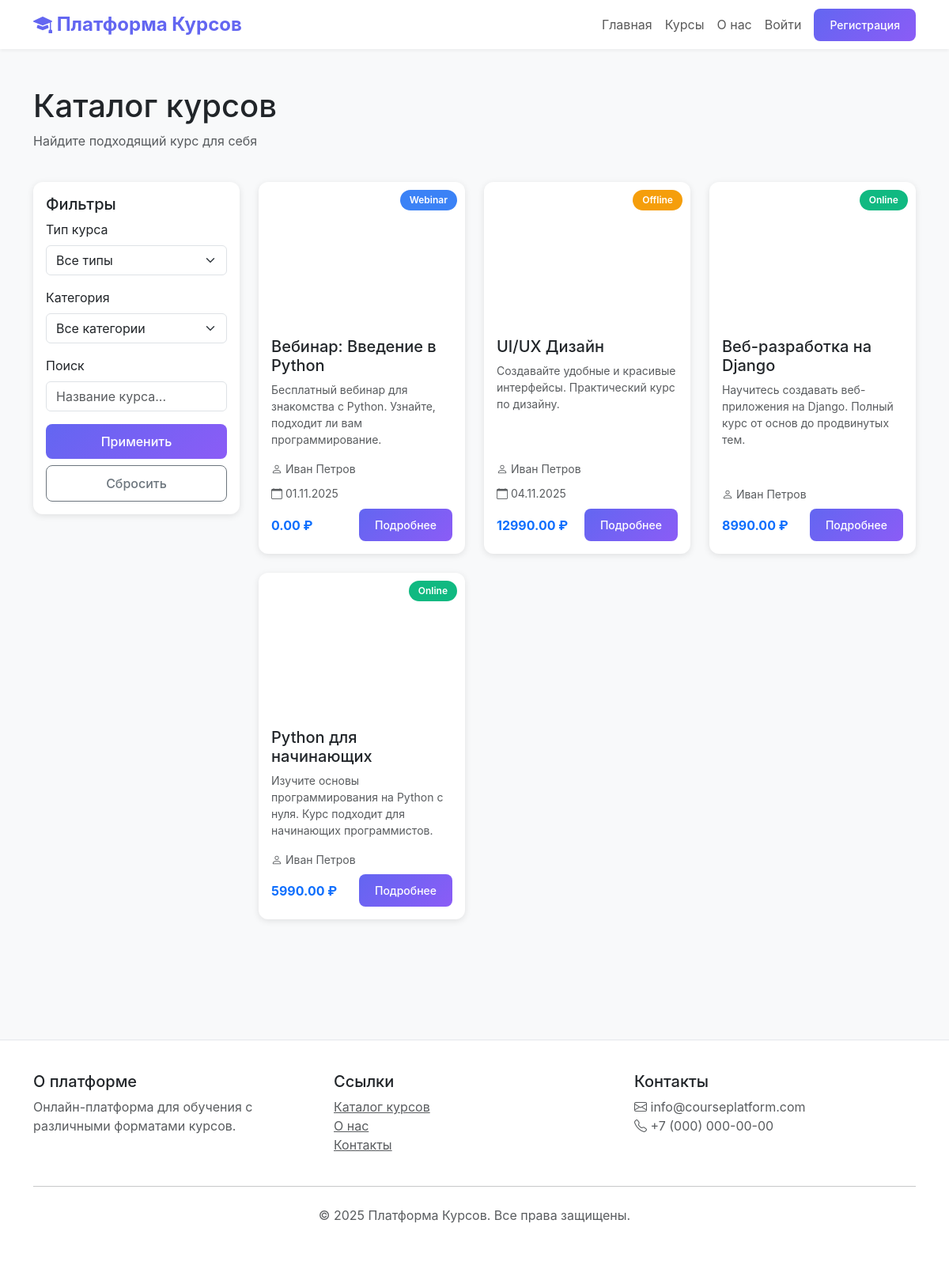
Page /courses/ on the committed database.
### courses/models.py (models this page shows, shortened)
class Course(models.Model):
    TYPE_CHOICES = (
        ('online', 'Online'),
        ('offline', 'Offline'),
        ('webinar', 'Webinar'),
    )
    title = models.CharField(max_length=200)
    slug = models.SlugField(unique=True)
    description = models.TextField()
    type = models.CharField(max_length=20, choices=TYPE_CHOICES)
    category = models.ForeignKey(Category, on_delete=models.SET_NULL, null=True, related_name='courses')
    instructor = models.ForeignKey(settings.AUTH_USER_MODEL, on_delete=models.CASCADE, related_name='teaching_courses')
    price = models.DecimalField(max_digits=10, decimal_places=2, default=0)
    image = models.ImageField(upload_to='courses/', blank=True, null=True)
    location = models.CharField(max_length=255, blank=True)
    max_students = models.PositiveIntegerField(null=True, blank=True)
    webinar_link = models.URLField(blank=True)
    start_date = models.DateTimeField(null=True, blank=True)
    end_date = models.DateTimeField(null=True, blank=True)
    is_published = models.BooleanField(default=False)
    created_at = models.DateTimeField(auto_now_add=True)
    updated_at = models.DateTimeField(auto_now=True)
    class Meta:
        ordering = ['-created_at']

### users/models.py (models this page shows, shortened)
class User(AbstractUser):
    ROLE_CHOICES = (
        ('student', 'Student'),
        ('instructor', 'Instructor'),
        ('admin', 'Administrator'),
    )
    role = models.CharField(max_length=20, choices=ROLE_CHOICES, default='student')
    phone = models.CharField(max_length=20, blank=True)
    bio = models.TextField(blank=True)
    avatar = models.ImageField(upload_to='avatars/', blank=True, null=True)
    email_verified = models.BooleanField(default=False)
    created_at = models.DateTimeField(auto_now_add=True)
    updated_at = models.DateTimeField(auto_now=True)
    class Meta:
        db_table = 'users'
        verbose_name = 'User'
        verbose_name_plural = 'Users'

### courses/template_views.py (the view)
    def wrapper(request, *args, **kwargs):
        settings = PlatformSettings.get_settings()
        if settings.mode == 'applications' and request.path != '/landing/' and not request.path.startswith('/admin'):
            return redirect('landing_page')
        return view_func(request, *args, **kwargs)

### courses/context_processors.py (called while the page is built)
def notifications(request):
    if request.user.is_authenticated:
        unread_count = Notification.objects.filter(
            user=request.user,
            is_read=False
        ).count()
        return {'unread_notifications_count': unread_count}
    return {'unread_notifications_count': 0}

### courses/template_views.py (called while the page is built)
def check_platform_mode(view_func):
    def wrapper(request, *args, **kwargs):
        settings = PlatformSettings.get_settings()
        if settings.mode == 'applications' and request.path != '/landing/' and not request.path.startswith('/admin'):
            return redirect('landing_page')
        return view_func(request, *args, **kwargs)
    return wrapper

@check_platform_mode
def course_list_view(request):
    courses = Course.objects.filter(is_published=True)
    categories = Category.objects.all()
    course_type = request.GET.get('type')
    category_id = request.GET.get('category')
    search = request.GET.get('search')
    if course_type:
        courses = courses.filter(type=course_type)
    if category_id:
        courses = courses.filter(category_id=category_id)
    if search:
        courses = courses.filter(
            Q(title__icontains=search) | Q(description__icontains=search)
        )
    paginator = Paginator(courses, 9)
    page = request.GET.get('page')
    courses = paginator.get_page(page)
    context = {
        'courses': courses,
        'categories': categories,
    }
    return render(request, 'courses/course_list.html', context)

### templates/courses/course_list.html (shortened to what this page needs)
{% extends 'base.html' %}
{% block content %}
<div class="container py-5">
    <div class="row mb-4">
        <div class="col">
            <h1>Каталог курсов</h1>
            <p class="text-muted">Найдите подходящий курс для себя</p>
        </div>
    </div>
    <div class="row">
        <div class="col-md-3">
            <div class="card mb-4">
                <div class="card-body">
                    <h5 class="card-title">Фильтры</h5>
                    <form method="get">
                        <div class="mb-3">
                            <label class="form-label">Тип курса</label>
                            <select name="type" class="form-select" onchange="this.form.submit()">
                                <option value="">Все типы</option>
                            </select>
                        </div>
                        <div class="mb-3">
                            <label class="form-label">Категория</label>
                            <select name="category" class="form-select" onchange="this.form.submit()">
                                <option value="">Все категории</option>
                            </select>
                        </div>
                        <div class="mb-3">
                            <label class="form-label">Поиск</label>
                            <input type="text" name="search" class="form-control" placeholder="Название курса..." value="{{ request.GET.search }}">
                        </div>
                        <button type="submit" class="btn btn-primary w-100">Применить</button>
                        <a href="/courses/" class="btn btn-outline-secondary w-100 mt-2">Сбросить</a>
                    </form>
                </div>
            </div>
        </div>
        <div class="col-md-9">
            <div class="row">
                {% for course in courses %}
                <div class="col-md-4 mb-4">
                    <div class="card h-100 position-relative">
                        {% if course.image %}
                        <img src="{{ course.image.url }}" class="card-img-top" alt="{{ course.title }}" style="height: 180px; object-fit: cover;">
                        {% else %}
                        <div class="card-img-top bg-gradient d-flex align-items-center justify-content-center" style="height: 180px; background: linear-gradient(135deg, #667eea 0%, #764ba2 100%);">
                            <i class="bi bi-book display-4 text-white"></i>
                        </div>
                        {% endif %}
                        <span class="course-badge badge-{{ course.type }}">{{ course.get_type_display }}</span>
                        <div class="card-body d-flex flex-column">
                            <h5 class="card-title">{{ course.title }}</h5>
                            <p class="card-text text-muted small">{{ course.description|truncatewords:12 }}</p>
                            <div class="mt-auto">
                                <div class="d-flex justify-content-between align-items-center mb-2">
                                    <small class="text-muted">
                                        <i class="bi bi-person"></i> {{ course.instructor.get_full_name|default:course.instructor.username }}
                                    </small>
                                </div>
                                {% if course.start_date %}
                                <div class="mb-2">
                                    <small class="text-muted">
                                        <i class="bi bi-calendar"></i> {{ course.start_date|date:"d.m.Y" }}
                                    </small>
                                </div>
                                {% endif %}
                                <div class="d-flex justify-content-between align-items-center">
                                    <span class="text-primary fw-bold">{{ course.price }} ₽</span>
                                    <a href="/courses/{{ course.slug }}/" class="btn btn-sm btn-primary">Подробнее</a>
                                </div>
                            </div>
                        </div>
                    </div>
                </div>
                {% empty %}
                <div class="col-12 text-center py-5">
                    <i class="bi bi-inbox display-1 text-muted"></i>
                    <p class="text-muted mt-3">Курсы не найдены</p>
                    <a href="/courses/" class="btn btn-primary">Сбросить фильтры</a>
                </div>
                {% endfor %}
            </div>
        </div>
    </div>
</div>
{% endblock %}

### static/css/style.css (style rules this page uses)
:root { --primary-color: #6366f1; --secondary-color: #8b5cf6; --accent-color: #3b82f6; --success-color: #10b981; --warning-color: #f59e0b; --danger-color: #ef4444; }
html { scroll-behavior: smooth; }
.btn { border-radius: 8px; font-weight: 500; padding: 10px 20px; transition: all 0.3s ease; }
.btn-primary { background: linear-gradient(135deg, var(--primary-color) 0%, var(--secondary-color) 100%); border: none; }
.card { border-radius: 12px; overflow: hidden; }
.badge-online { background-color: var(--success-color); }
.badge-offline { background-color: var(--warning-color); }
.badge-webinar { background-color: var(--accent-color); }

### templates/base.html (style rules this page uses)
:root { --primary-color: #6366f1; --secondary-color: #8b5cf6; --accent-color: #3b82f6; }
body { font-family: -apple-system, BlinkMacSystemFont, 'Segoe UI', Roboto, Oxygen, Ubuntu, Cantarell, sans-serif; background-color: #f8f9fa; }
.btn-primary { background-color: var(--primary-color); border-color: var(--primary-color); transition: all 0.3s; }
.card { border: none; box-shadow: 0 2px 8px rgba(0,0,0,0.1); transition: all 0.3s; }
.course-badge { position: absolute; top: 10px; right: 10px; padding: 4px 12px; border-radius: 20px; font-size: 12px; font-weight: 600; }
.badge-online { background: #10b981; color: white; }
.badge-offline { background: #f59e0b; color: white; }
.badge-webinar { background: #3b82f6; color: white; }

### rows in the picture
Course: type "Webinar", title "Вебинар: Введение в Python", description "Бесплатный вебинар для знакомства с Python. Узнайте, подходит ли вам программирование.", instructor.get_full_name "Иван Петров", start_date "01.11.2025", price "0.00"
Course: type "Offline", title "UI/UX Дизайн", description "Создавайте удобные и красивые интерфейсы. Практический курс по дизайну.", instructor.get_full_name "Иван Петров", start_date "04.11.2025", price "12990.00"
Course: type "Online", title "Веб-разработка на Django", description "Научитесь создавать веб-приложения на Django. Полный курс от основ до продвинутых тем.", instructor.get_full_name "Иван Петров", price "8990.00"
Course: type "Online", title "Python для начинающих", description "Изучите основы программирования на Python с нуля. Курс подходит для начинающих программистов.", instructor.get_full_name "Иван Петров", price "5990.00"
